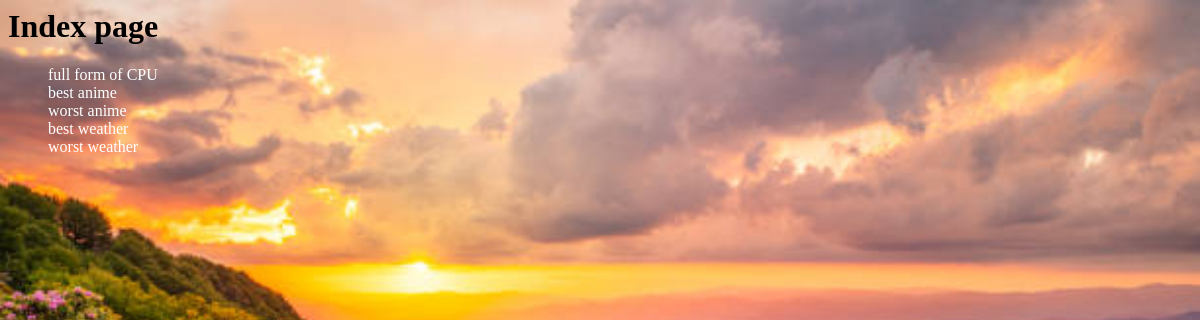
/polls/, run on an earlier commit of the app's database.
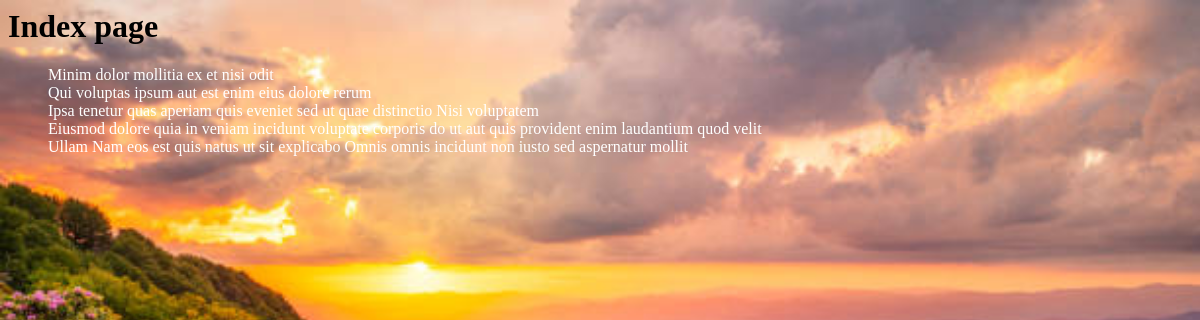
And on a later commit of the database.
### polls/models.py (models this page shows, shortened)
class Question(models.Model):
    question_text = models.CharField(max_length=200)
    pub_date = models.DateTimeField("date published")

### polls/views.py (the view)
# urls.py: path("", views.IndexView.as_view(), name="index"),
class IndexView(generic.ListView):
    template_name = "polls/index.html"
    context_object_name = "latest_question_list"
    def get_queryset(self):
        return Question.objects.filter(pub_date__lte=timezone.now()).order_by('pub_date')[:5]

### polls/templates/polls/index.html (shortened to what this page needs)
{% load static %}
<link rel="stylesheet" href="{% static 'polls/style.css' %}">
<h1>Index page</h1>
{% if latest_question_list %}
<ul>
    {% for question in latest_question_list %}
        <li><a href="{% url 'polls:detail' question.id %}">{{ question.question_text }}</a></li>
    {% endfor %}
</ul>
{% else %}
    <p>No polls found!</p>
{% endif %}

### polls/static/polls/style.css (style rules this page uses)
ul li { list-style-type: none; }
li a { color: white; text-decoration: none; }

What changed in the data, as far as the page shows it:
removed Question: question_text "full form of CPU"
removed Question: question_text "best anime"
removed Question: question_text "worst anime"
removed Question: question_text "best weather"
removed Question: question_text "worst weather"
added Question: question_text "Minim dolor mollitia ex et nisi odit"
added Question: question_text "Qui voluptas ipsum aut est enim eius dolore rerum"
added Question: question_text "Ipsa tenetur quas aperiam quis eveniet sed ut quae distinctio Nisi voluptatem"
added Question: question_text "Eiusmod dolore quia in veniam incidunt voluptate corporis do ut aut quis provident enim laudantium quod velit"
added Question: question_text "Ullam Nam eos est quis natus ut sit explicabo Omnis omnis incidunt non iusto sed aspernatur mollit"
